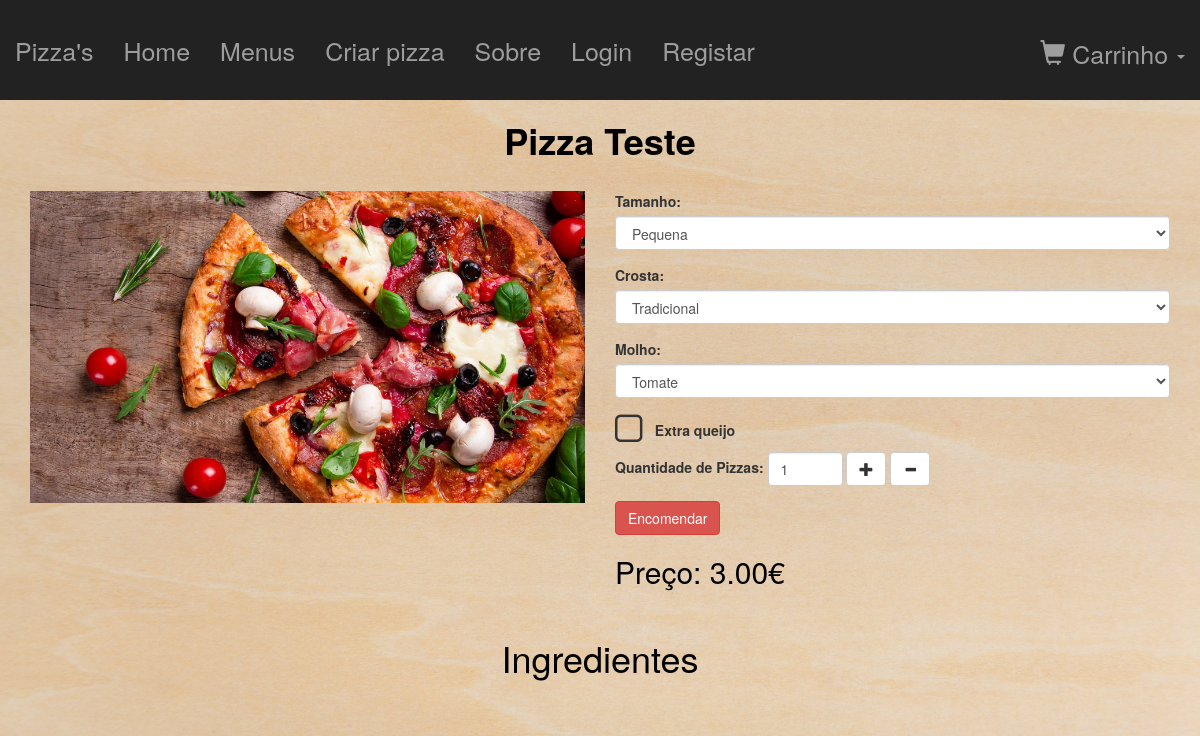
Page /pages/pizza.php?id=1 on the earlier database version.
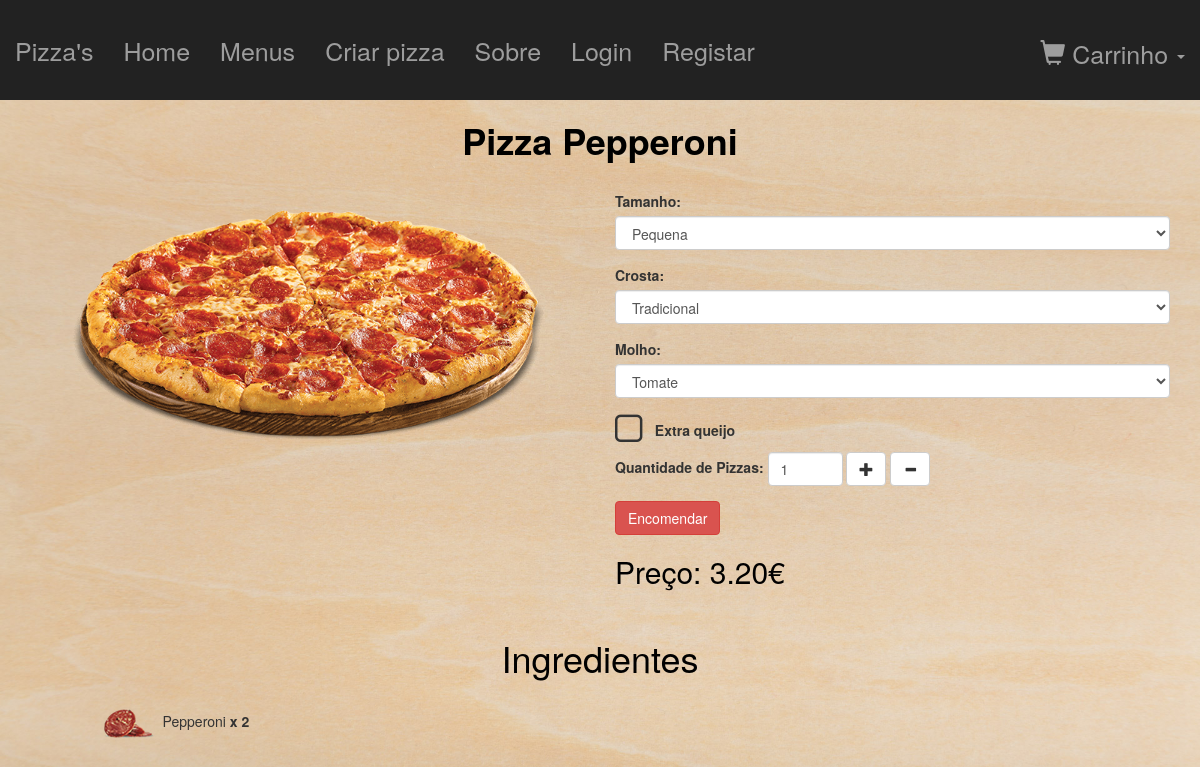
Same page on the later database version.
### tables this page shows
CREATE TABLE IF NOT EXISTS `pizza` (
  `ID` int(11) NOT NULL COMMENT 'ID da pizza',
  `nome` varchar(100) NOT NULL COMMENT 'Nome da pizza',
  `imagem` varchar(535) NOT NULL COMMENT 'Caminho da imagem da pizza',
  `pizzaPredefinida` tinyint(1) NOT NULL COMMENT 'Significa se a pizza é predefinida (criada por funcionário) (0 - Não | 1 - Sim)',
  `pizzaPersonalizada` tinyint(1) NOT NULL COMMENT 'Significa se a pizza é personalizada (criada por um cliente) (0 - Não | 1 - Sim)',
  `pessoaID` int(11) DEFAULT NULL COMMENT 'ID da pessoa que criou a pizza personalizada (NULL se a pizza é predefinida criada por um funcionário)'
);

CREATE TABLE IF NOT EXISTS `tamanhoPizza` (
  `ID` int(11) NOT NULL COMMENT 'ID do tamanho da pizza',
  `nome` varchar(50) NOT NULL COMMENT 'Nome do tamanho da pizza',
  `preco` float NOT NULL COMMENT 'Preço do tamanho da pizza'
);

CREATE TABLE IF NOT EXISTS `crostaPizza` (
  `ID` int(11) NOT NULL COMMENT 'ID da crosta da pizza',
  `nome` varchar(50) NOT NULL COMMENT 'Nome da crosta da pizza',
  `preco` float NOT NULL COMMENT 'Preço da crosta da pizza'
);

CREATE TABLE IF NOT EXISTS `molhoPizza` (
  `ID` int(11) NOT NULL COMMENT 'ID do molho da pizza',
  `nome` varchar(50) NOT NULL COMMENT 'Nome do molho da pizza',
  `preco` float NOT NULL COMMENT 'Preço do molho da pizza'
);

CREATE TABLE IF NOT EXISTS `ingredientePizzaPorPizza` (
  `pizzaID` int(11) NOT NULL COMMENT 'ID da pizza ao qual pertence o ingrediente',
  `ingredientePizzaID` int(11) NOT NULL COMMENT 'ID do ingrediente em questão',
  `quantidade` int(11) NOT NULL COMMENT 'Quantidade do ingrediente'
);

CREATE TABLE IF NOT EXISTS `ingredientePizza` (
  `ID` int(11) NOT NULL COMMENT 'ID do ingrediente da pizza',
  `nome` varchar(50) NOT NULL COMMENT 'Nome do ingrediente da pizza',
  `imagem` varchar(535) NOT NULL COMMENT 'Caminho da imagem do ingrediente da pizza',
  `preco` float NOT NULL COMMENT 'Preço do ingrediente da pizza'
);

### pages/pizza.php (the view, shortened to what the changed rows need)
<?php
    require_once('../php/bd.php');
    $sql='SELECT ID, nome, imagem FROM pizza WHERE ID='.$_REQUEST['id'].';';
    $result = $PDO->query($sql);
    $pizza = $result->fetch();
?>
<?php
    require_once './partials/header2.php';
?>
<div class="container-fluid paddingLess marTop">
    <div class="col-md-12 text-center">
        <h1><b><?=$pizza['nome']?></b></h1>
        <br>
        <div class="col-md-6">
            <img src="<?=$pizza['imagem']?>" class="img-responsive center-block" alt="<?=$pizza['nome']?>">
        </div>
        <div class="col-md-6 text-left">
                    <?php
                        $sql='SELECT * FROM tamanhoPizza;';
                        $result = $PDO->query($sql);
                        $tamanhosPizza = $result->fetchAll();
                    ?>
                    <?php
                        $sql='SELECT * FROM crostaPizza;';
                        $result = $PDO->query($sql);
                        $crostasPizza = $result->fetchAll();
                    ?>
                    <?php
                    $sql='SELECT * FROM molhoPizza;';
                    $result = $PDO->query($sql);
                    $molhosPizza = $result->fetchAll();
                    ?>
            <?php
                $sql='SELECT ingredientePizza.nome, ingredientePizza.imagem, ingredientePizza.preco, ingredientePizzaPorPizza.quantidade, ROUND(ingredientePizza.preco*ingredientePizzaPorPizza.quantidade, 2) TotalPorIngrediente FROM ingredientePizza INNER JOIN ingredientePizzaPorPizza ON ingredientePizza.ID=ingredientePizzaPorPizza.ingredientePizzaID WHERE ingredientePizzaPorPizza.pizzaID='.$_REQUEST['id'].';';
                $result = $PDO->query($sql);
                $ingredientesPizza = $result->fetchAll();
                $precoBase=(reset($tamanhosPizza)['preco'])+(reset($crostasPizza)['preco'])+(reset($molhosPizza)['preco']);
                foreach($ingredientesPizza as $ingredientePizza){
                    $precoBase+=$ingredientePizza['TotalPorIngrediente'];
                }
            ?>
            <h2 class="black">Preço: <span id="preco"><?=sprintf('%0.2f', $precoBase)?></span>€</h2>
        </div>
        <div class="col-md-12">
            <br>
            <h1>Ingredientes</h1>
            <br>
            <?php
                foreach($ingredientesPizza as $ingredientePizza){ ?>
                    <div class="col-md-3">
                        <img src="<?=$ingredientePizza['imagem']?>" alt="<?=$ingredientePizza['nome']?>">
                        <?=$ingredientePizza['nome'].' <b>x '.$ingredientePizza['quantidade'].'</b>'?></div>
            <?php } ?>
        </div>
    </div>
</div>

Differences in the rows shown:
no longer on this page (row unchanged): tamanhopizza: preco.preco "3.00"
changed pizza: nome "Pizza Teste" → "Pizza Pepperoni"; imagem: a different picture
added ingredientepizzaporpizza: ingredientePizzaID.imagem (picture), ingredientePizzaID.nome "Pepperoni", quantidade "2"
Other differences:
$precoBase: (not shown) → "3.20"
